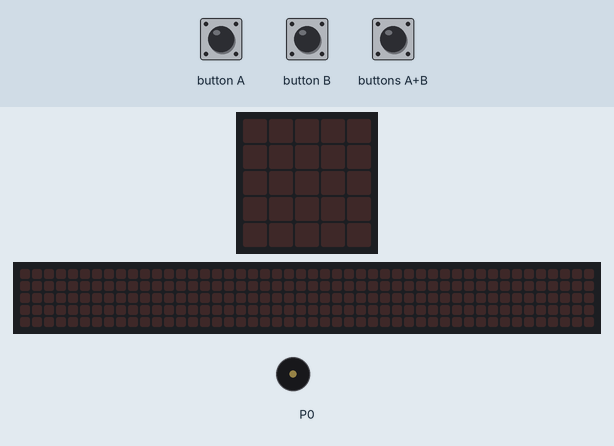
This program was run on a simulated BBC micro:bit (MakeCode). Parts: the board's 5×5 LED display, a strip that is not on the board, showing the scrolling text unrolled, buzzer (waves = sounding). The inputs (shaded band) are chosen by the test bench. The 48×5 strip is a reading aid, not a part: it shows the text the display is scrolling, unrolled, one strip-width of it at a time; what the program prints to the serial console is not drawn.

Above: at 1.2 s.
1.3 s: button B pressed for 0.15 s
At 1.9 s:
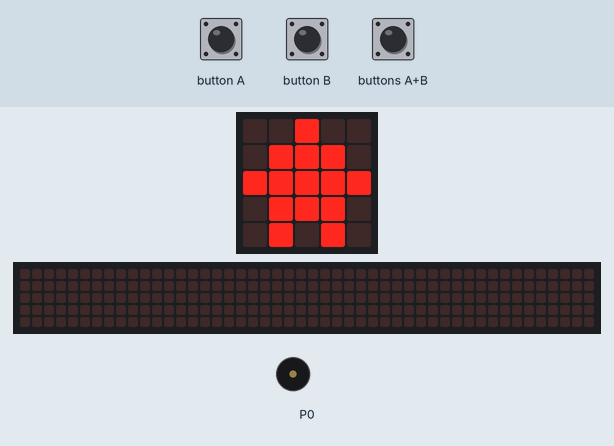
At 4.2 s:
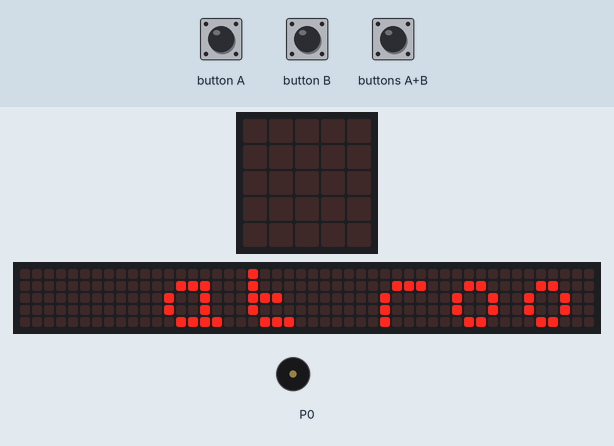
4.4 s: buttons A+B pressed for 1 s
At 5.52 s:
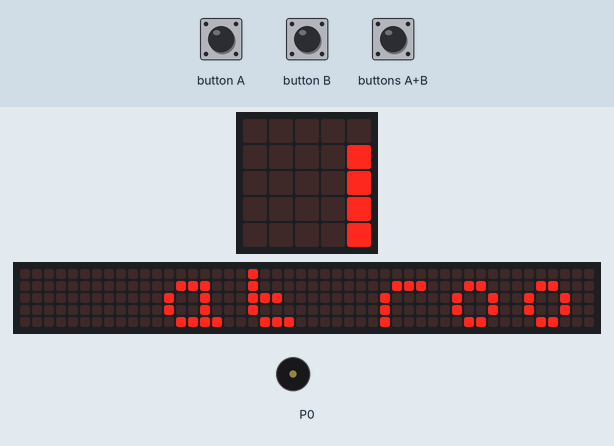
7.4 s: button A pressed for 0.15 s
At 7.62 s:
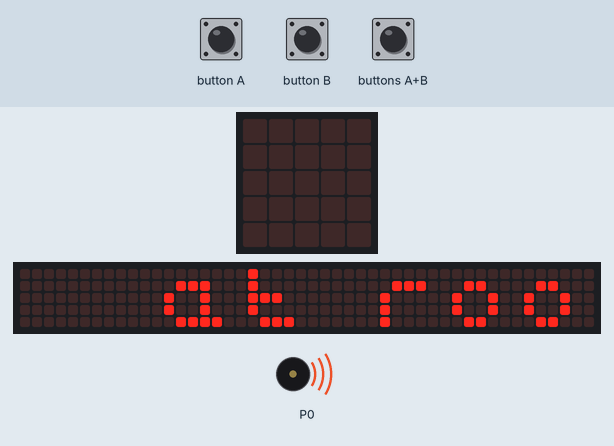
10.4 s: button A pressed for 0.15 s
13.4 s: button A pressed for 0.15 s
16.4 s: button A pressed 2 times (0.12 s each, 0.3 s apart)
Timing chart, 0 to 23.0 s (numbered marks = the images above; inputs shaded):
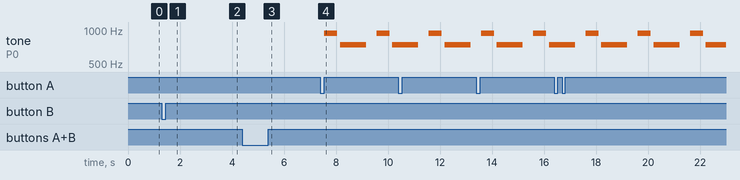

Measured:
- after the input at 1.3 s, the display: changes after 0.15 s (image 1)
- after the input at 4.4 s, the display: first differs from a run without the input after 1.1 s (image 3)
- after the input at 7.4 s, tone on P0: plays 932 Hz for 0.50 s, 740 Hz for 1.0 s, 932 Hz for 0.50 s, 740 Hz for 0.23 s, starting after 0.15 s
- what the display in image 1 shows lasts 1.6 s, from 1.5 s to 3.1 s

The program:

main.ts
```typescript
input.onButtonPressed(Button.A, function () {
    for (let index = 0; index <= 1; index++) {
        music.play(music.tonePlayable(932, music.beat(BeatFraction.Whole)), music.PlaybackMode.UntilDone)
        basic.pause(100)
        music.play(music.tonePlayable(740, music.beat(BeatFraction.Double)), music.PlaybackMode.UntilDone)
        basic.pause(400)
    }
})
input.onButtonPressed(Button.AB, function () {
    if (nuber == 0) {
        for (let index = 0; index <= pro; index++) {
            basic.clearScreen()
            basic.showLeds(`
                # . . . #
                . # . # .
                . . # . .
                . # . # .
                # . . . #
                `)
            basic.pause(1000)
            basic.showString("not at room")
        }
    } else {
        basic.clearScreen()
    }
})
input.onButtonPressed(Button.B, function () {
    basic.clearScreen()
    basic.clearScreen()
    if (nuber == 0) {
        for (let index = 0; index <= pro; index++) {
            basic.showIcon(IconNames.House)
            basic.pause(1000)
            basic.showString("  at room,ring bell press A")
        }
    } else {
        basic.clearScreen()
    }
})
let nuber = 0
let pro = 0
pro = 10
music.setVolume(160)
basic.forever(function () {
    serial.writeLine("noraml no ring bell")
    pro += 1
    nuber = 0
})
```

test.ts
```typescript
// 在這裡測試；當此封包作為擴充功能時，將不會編譯此內容。
```
